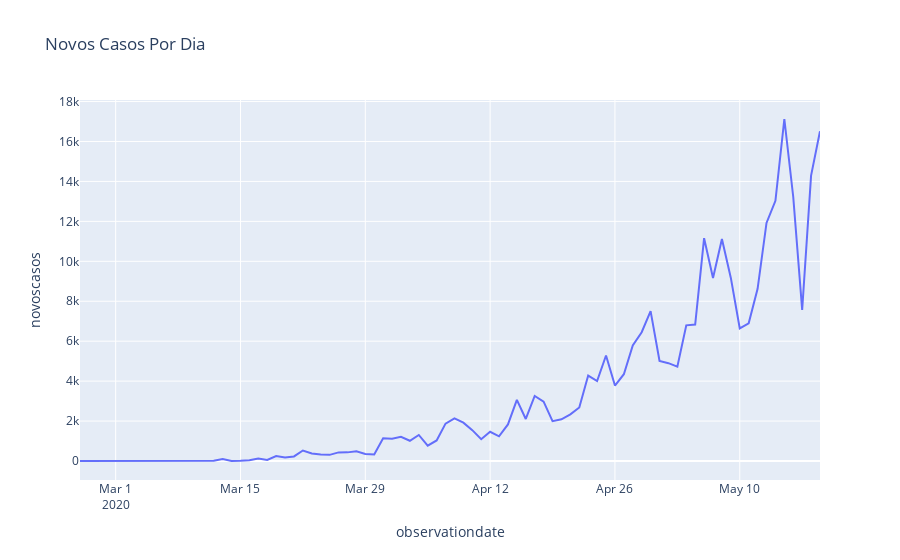

Write notebook code for a chart like this one.
### Code cell
#plotando os dados da coluna novoscasos em um gráfico
px.line(brazil,x='observationdate',y='novoscasos',title ='Novos Casos Por Dia')
